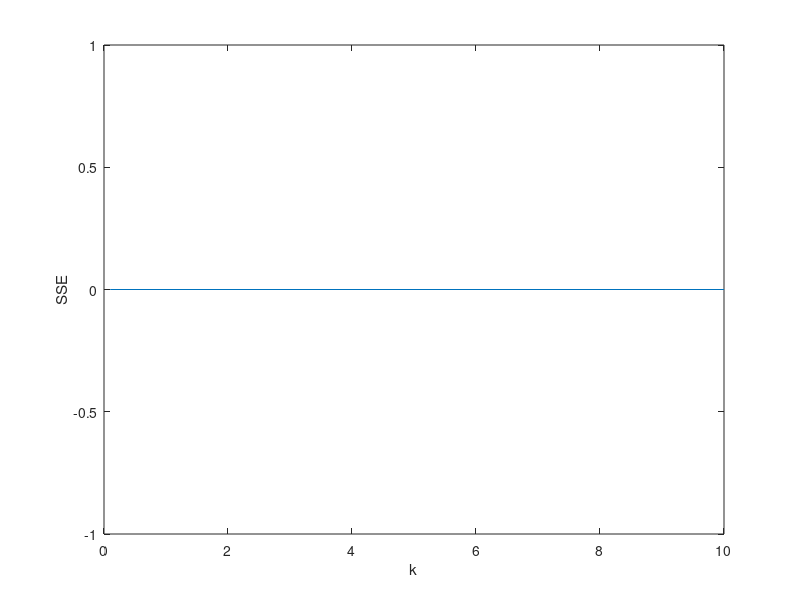

MATLAB code to generate this figure: (Note: this script raises an error after producing the figure.)
x = [1 2; 3 4; 5 6; 7 8; 9 10; 11 12; 13 14; 15 16; 17 18; 19 20; 
     21 22; 23 24; 25 26; 27 28; 29 30; 31 32; 33 34; 35 36; 37 38; 39 40;
     41 42; 43 44; 45 46; 47 48; 49 50; 51 52; 53 54; 55 56; 57 58; 59 60;
     61 62; 63 64; 65 66; 67 68; 69 70; 71 72; 73 74; 75 76; 77 78; 79 80];
y = [1; 2; 3; 4; 5; 6; 7; 8; 9; 10; 
     11; 12; 13; 14; 15; 16; 17; 18; 19; 20;
     21; 22; 23; 24; 25; 26; 27; 28; 29; 30;
     31; 32; 33; 34; 35; 36; 37; 38; 39; 40];
k = [0.1, 1, 10];


b = ridge(y, x, k); 
% 计算岭回归模型。y 是目标变量，x 是特征矩阵，k 是一组岭参数
% b 是每个岭参数下的回归系数矩阵

knum = size(b, 2);
% 计算岭参数的数量

sse = zeros(knum, 1);
% 初始化 SSE（误差平方和）数组

y_gu = zeros(18, knum);
% 初始化预测结果矩阵，假设有 18 个样本，每个样本有 knum 个岭参数下的预测值

for j = 1:knum
    t = 0;
    % 初始化误差平方和变量

    % 此处对具体矩阵进行处理
    % 计算第 j 个岭参数下的误差平方和
    % 这里的处理代码应该包括用第 j 个岭参数的回归系数计算预测值，并与真实值比较，更新 SSE

    sse(j) = t;
    % 将计算出的误差平方和存储到数组中
end

plot(k, sse);
% 绘制岭参数 k 与误差平方和 SSE 的关系图
xlabel('k');
% x 轴标签
ylabel('SSE');
% y 轴标签

b1 = ridge(y, x, 2, 0);
% 使用岭参数 2 计算回归模型，最后一个参数 0 表示不输出标准化系数

% 用岭回归模型求出的函数估计值（向量）
y_gu = [ones(18, 1), x] * b1;
% 对输入特征 x 进行预测，假设 x 有 18 个样本
